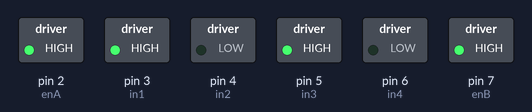
A sketch run on a simulated Arduino Uno, built with avr-gcc and run on an emulated ATmega328P. Parts: switched loads named in the sketch (green lamp = pin HIGH).

Above: at 0.1 s.
Timing chart, 0 to 1.6 s (numbered marks = the images above):
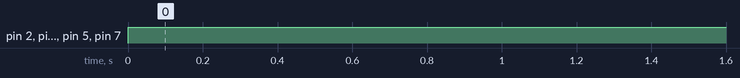

The sketch:

test4_motor_start_code.ino
```cpp
/*ARDUINO JOYSTICK CONTROLLED CAR (RECEIVER)

YOU HAVE TO INSTALL THE RF24 LIBRARY BEFORE UPLOADING THE CODE
   https://github.com/tmrh20/RF24/
*/
#define enA 2
#define in1 3
#define in2 4
#define enB 7
#define in3 5
#define in4 6

int motorSpeedA = 0;
int motorSpeedB = 0;
void setup() {
  pinMode(enA, OUTPUT);
  pinMode(enB, OUTPUT);
  pinMode(in1, OUTPUT);
  pinMode(in2, OUTPUT);
  pinMode(in3, OUTPUT);
  pinMode(in4, OUTPUT);

}
void loop() {

    // Set Motor A backward
    digitalWrite(in1, HIGH);
    digitalWrite(in2, LOW);
    // Set Motor B backward
    digitalWrite(in3, HIGH);
    digitalWrite(in4, LOW);
      motorSpeedA = 255;

      motorSpeedB = 255;


  analogWrite(enA, motorSpeedA); // Send PWM signal to motor A
  analogWrite(enB, motorSpeedB); // Send PWM signal to motor B
}
```

Measured:
- by itself, pin 2 (enA), pin 3 (in1), pin 5 (in3), pin 7 (enB): LOW → HIGH at 0.00 s
